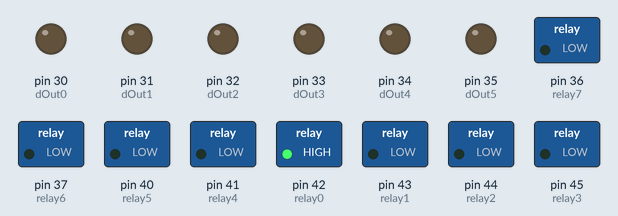
A sketch run on a simulated Arduino Mega 2560, built with avr-gcc and run on an emulated ATmega2560. Shown: switched loads named in the sketch (green lamp = pin HIGH), output pins drawn as LEDs (lit = HIGH).

Above: at 0.1 s.
At 1.1 s:
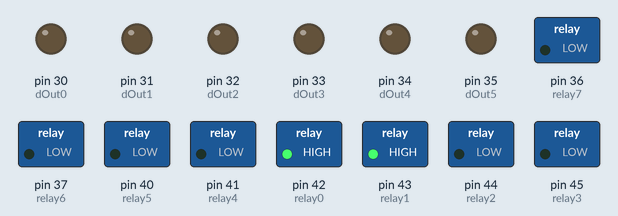
At 3.1 s:
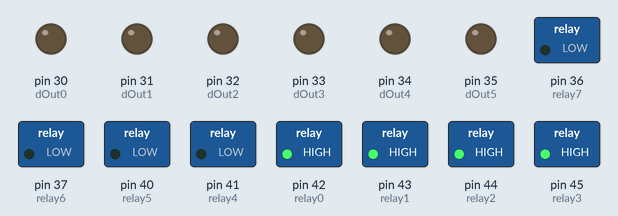
At 6.1 s:
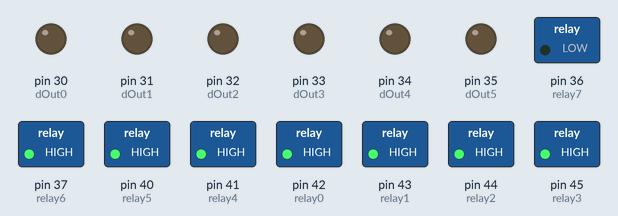
At 9.1 s:
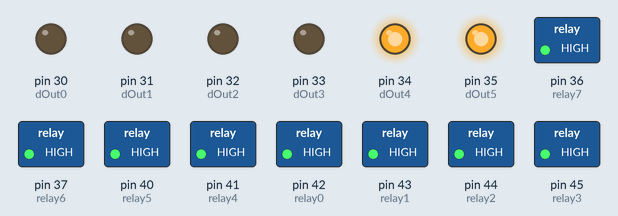
At 13.1 s:
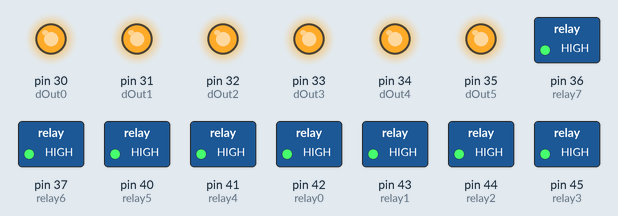
Timing chart, 0 to 14.6 s (numbered marks = the images above):
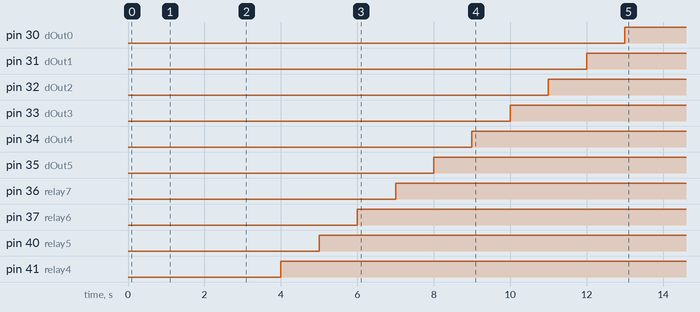

The sketch:

Control_Module.ino
```cpp
const uint8_t relay0  = 42;                                        //Pins
const uint8_t relay1  = 43;
const uint8_t relay2  = 44;
const uint8_t relay3  = 45;
const uint8_t relay4  = 41;
const uint8_t relay5  = 40;
const uint8_t relay6  = 37;
const uint8_t relay7  = 36;

const uint8_t dOut0  = 30;                                        //Pins
const uint8_t dOut1  = 31;
const uint8_t dOut2  = 32;
const uint8_t dOut3  = 33;
const uint8_t dOut4  = 34;
const uint8_t dOut5  = 35;


void setup() {
	pinMode(relay0, OUTPUT);
	pinMode(relay1, OUTPUT);
	pinMode(relay2, OUTPUT);
	pinMode(relay3, OUTPUT);
	pinMode(relay4, OUTPUT);
	pinMode(relay5, OUTPUT);
	pinMode(relay6, OUTPUT);
	pinMode(relay7, OUTPUT);

	pinMode(dOut0, OUTPUT);
	pinMode(dOut1, OUTPUT);
	pinMode(dOut2, OUTPUT);
	pinMode(dOut3, OUTPUT);
	pinMode(dOut4, OUTPUT);
	pinMode(dOut5, OUTPUT);
}

void loop() {
  digitalWrite(relay0, HIGH);
  delay(1000);
  digitalWrite(relay1, HIGH);
  delay(1000);
    digitalWrite(relay2, HIGH);
  delay(1000);
    digitalWrite(relay3, HIGH);
  delay(1000);
    digitalWrite(relay4, HIGH);
  delay(1000);
    digitalWrite(relay5, HIGH);
  delay(1000);
    digitalWrite(relay6, HIGH);
  delay(1000);
    digitalWrite(relay7, HIGH);
  delay(1000);

    digitalWrite(dOut5, HIGH);
  delay(1000);
  digitalWrite(dOut4, HIGH);
  delay(1000);
    digitalWrite(dOut3, HIGH);
  delay(1000);
    digitalWrite(dOut2, HIGH);
  delay(1000);
    digitalWrite(dOut1, HIGH);
  delay(1000);
    digitalWrite(dOut0, HIGH);
  delay(1000);

 }
```

Measured:
- by itself, pin 30 (dOut0): LOW → HIGH at 13.0 s
- by itself, pin 31 (dOut1): LOW → HIGH at 12.0 s
- by itself, pin 32 (dOut2): LOW → HIGH at 11.0 s
- by itself, pin 33 (dOut3): LOW → HIGH at 10.0 s
- by itself, pin 34 (dOut4): LOW → HIGH at 9.0 s
- by itself, pin 35 (dOut5): LOW → HIGH at 8.0 s
- by itself, pin 36 (relay7): LOW → HIGH at 7.0 s
- by itself, pin 37 (relay6): LOW → HIGH at 6.0 s
